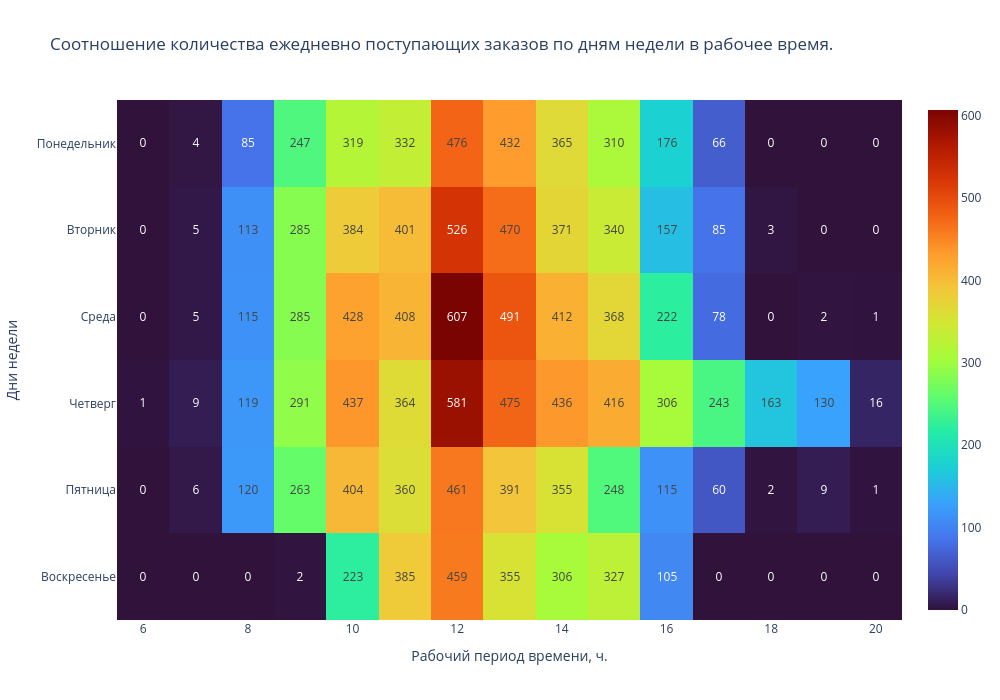

Notebook cell for this chart:
### Markdown cell above
*Распределение общего количества и среднего количества ежедневно поступающих заказов в рабочий период времени близко к нормальному распределению, в котором наибольшая активность приходится на период с 10 до 15 с максимальным значением в 12 часов дня.*

Посмотрим на недельное распределение количества заказов (по дням недели).

### Code cell
# Для построения тепловой диаграммы создадим сводную таблицу, по строкам которой отложены часы ('hour'), по столбцам — дни недели ('day_of_week', 'day_name'),
# а на пересечение категорий в ячейках — количество заказов.
pivot_count_hour_day_of_week = data_with_timestamps[['day_of_week','day_name','hour', 'InvoiceNo']].pivot_table(index=['day_of_week','day_name'], columns='hour',\
    values='InvoiceNo', fill_value=0, aggfunc ='nunique')
#display(pivot_count_hour_day_of_week)
# построим тепловую карту, чтобы посмотреть как соотносятся количество ежедневно поступающих заказов в рабочее время в течение недели
fig_hour_day_of_week = px.imshow(pivot_count_hour_day_of_week, x=list(pivot_count_hour_day_of_week.columns), y=list(map(lambda x: x[1],pivot_count_hour_day_of_week.index)),
    height=700,
    width=1000,
    text_auto=True, color_continuous_scale='turbo',
    title="Cоотношение количества ежедневно поступающих заказов по дням недели в рабочее время.",).update_yaxes(title_text='Дни недели')\
    .update_xaxes(title_text='Рабочий период времени, ч.')
    #labels={'hour':[Рабочий период времени, ч.], 'day_of_week':['Дни недели']})
fig_hour_day_of_week.show()

### Figure 1 — Plotly figure (JSON) as saved in the notebook; plotly's stock layout.template omitted (floating-point values rounded to 4 significant figures)
{"data": [{"coloraxis": "coloraxis", "hovertemplate": "hour: %{x}<br>y: %{y}<br>color: %{z}<extra></extra>", "name": "0", "texttemplate": "%{z}", "type": "heatmap", "x": [6, 7, 8, 9, 10, 11, 12, 13, 14, 15, 16, 17, 18, 19, 20], "xaxis": "x", "y": ["Понедельник", "Вторник", "Среда", "Четверг", "Пятница", "Воскресенье"], "yaxis": "y", "z": [[0, 4, 85, 247, 319, 332, 476, 432, 365, 310, 176, 66, 0, 0, 0], [0, 5, 113, 285, 384, 401, 526, 470, 371, 340, 157, 85, 3, 0, 0], [0, 5, 115, 285, 428, 408, 607, 491, 412, 368, 222, 78, 0, 2, 1], [1, 9, 119, 291, 437, 364, 581, 475, 436, 416, 306, 243, 163, 130, 16], [0, 6, 120, 263, 404, 360, 461, 391, 355, 248, 115, 60, 2, 9, 1], [0, 0, 0, 2, 223, 385, 459, 355, 306, 327, 105, 0, 0, 0, 0]]}], "layout": {"coloraxis": {"colorscale": [[0, "#30123b"], [0.07143, "#4145ab"], [0.1429, "#4675ed"], [0.2143, "#39a2fc"], [0.2857, "#1bcfd4"], [0.3571, "#24eca6"], [0.4286, "#61fc6c"], [0.5, "#a4fc3b"], [0.5714, "#d1e834"], [0.6429, "#f3c63a"], [0.7143, "#fe9b2d"], [0.7857, "#f36315"], [0.8571, "#d93806"], [0.9286, "#b11901"], [1, "#7a0402"]]}, "height": 700, "title": {"text": "Cоотношение количества ежедневно поступающих заказов по дням недели в рабочее время."}, "width": 1000, "xaxis": {"anchor": "y", "constrain": "domain", "domain": [0, 1], "scaleanchor": "y", "title": {"text": "Рабочий период времени, ч."}}, "yaxis": {"anchor": "x", "autorange": "reversed", "constrain": "domain", "domain": [0, 1], "title": {"text": "Дни недели"}}}}
